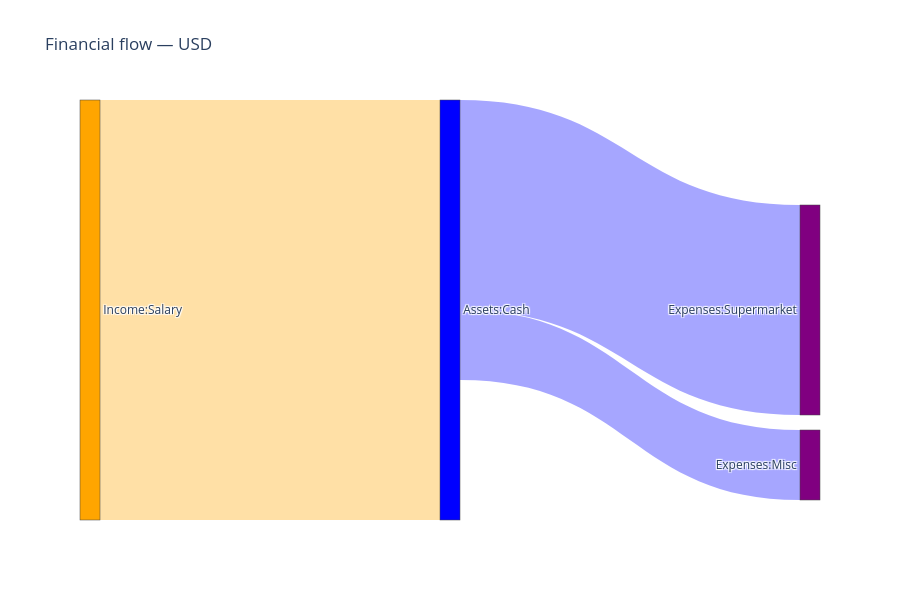

The code cell stored with this chart in its notebook:
### Markdown cell above
Salary is being paid to the  `Income:Salary` and gets put to `Assets:Cash`. Then expenses to 2 different `Expenses` accounts are paid with cash

### Code cell
simple_ledger_2 = """\
option "operating_currency" "USD"

2023-01-01 open Assets:Cash
2023-01-01 open Income:Salary
2023-01-01 open Expenses:Supermarket
2023-01-01 open Expenses:Misc

2023-01-15 * "Salary"
    Assets:Cash                150 USD
    Income:Salary

2023-01-20 * "Buying things"
    Assets:Cash               -100 USD
    Expenses:Supermarket        75 USD
    Expenses:Misc               25 USD
"""

simple_entries_2, _, _ = load_string(simple_ledger_2)

fig = get_sankey_figure_from_entries(simple_entries_2, "USD")
fig.show()

### Figure 1 — Plotly figure (JSON) as saved in the notebook; plotly's stock layout.template omitted (floating-point values rounded to 4 significant figures)
{"data": [{"link": {"color": ["rgba(255,165,0,0.35)", "rgba(0,0,255,0.35)", "rgba(0,0,255,0.35)"], "source": [1, 3, 3], "target": [3, 0, 2], "value": [150, 75, 25]}, "node": {"color": ["purple", "orange", "purple", "blue"], "label": ["Expenses:Supermarket", "Income:Salary", "Expenses:Misc", "Assets:Cash"], "pad": 15, "thickness": 20}, "type": "sankey"}], "layout": {"height": 600, "title": {"text": "Financial flow — USD"}}}
